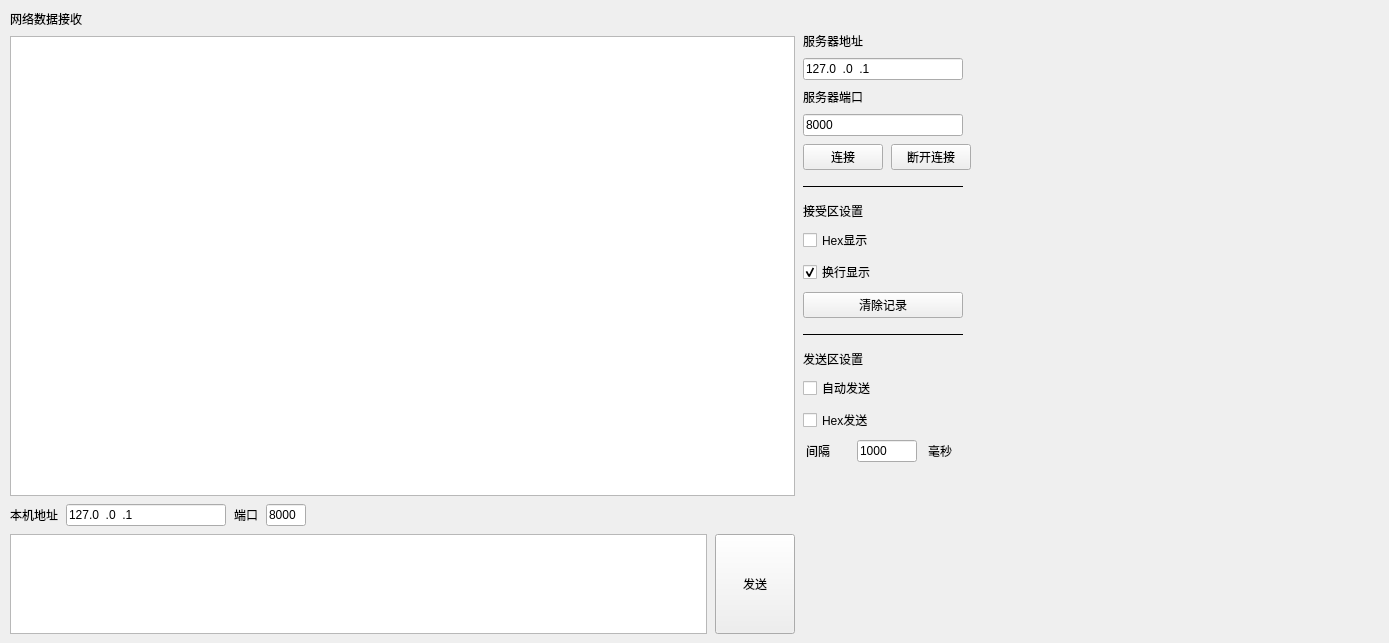
<?xml version="1.0" encoding="UTF-8"?>
<ui version="4.0">
 <class>Form_Client</class>
 <widget class="QWidget" name="Form_Client">
  <property name="geometry">
   <rect>
    <x>0</x>
    <y>0</y>
    <width>1389</width>
    <height>643</height>
   </rect>
  </property>
  <property name="windowTitle">
   <string>Form</string>
  </property>
  <widget class="QWidget" name="horizontalLayoutWidget">
   <property name="geometry">
    <rect>
     <x>10</x>
     <y>10</y>
     <width>961</width>
     <height>624</height>
    </rect>
   </property>
   <layout class="QHBoxLayout" name="layoutBase">
    <property name="spacing">
     <number>8</number>
    </property>
    <property name="leftMargin">
     <number>0</number>
    </property>
    <property name="topMargin">
     <number>0</number>
    </property>
    <property name="rightMargin">
     <number>0</number>
    </property>
    <property name="bottomMargin">
     <number>0</number>
    </property>
    <item>
     <layout class="QVBoxLayout" name="verticalLayout">
      <item>
       <widget class="QLabel" name="label_2">
        <property name="text">
         <string>网络数据接收</string>
        </property>
       </widget>
      </item>
      <item>
       <widget class="QTextEdit" name="edt_in">
        <property name="readOnly">
         <bool>false</bool>
        </property>
       </widget>
      </item>
      <item>
       <layout class="QHBoxLayout" name="horizontalLayout_2">
        <property name="sizeConstraint">
         <enum>QLayout::SetFixedSize</enum>
        </property>
        <item>
         <widget class="QLabel" name="lb_connectedList">
          <property name="maximumSize">
           <size>
            <width>160</width>
            <height>16777215</height>
           </size>
          </property>
          <property name="text">
           <string>本机地址</string>
          </property>
         </widget>
        </item>
        <item>
         <widget class="QLineEdit" name="edt_ip_2">
          <property name="minimumSize">
           <size>
            <width>160</width>
            <height>0</height>
           </size>
          </property>
          <property name="maximumSize">
           <size>
            <width>160</width>
            <height>16777215</height>
           </size>
          </property>
          <property name="locale">
           <locale language="Chinese" country="China"/>
          </property>
          <property name="inputMask">
           <string>000.000.000.000</string>
          </property>
          <property name="text">
           <string>127.0.0.1</string>
          </property>
         </widget>
        </item>
        <item>
         <widget class="QLabel" name="lb_connectedList_2">
          <property name="maximumSize">
           <size>
            <width>160</width>
            <height>16777215</height>
           </size>
          </property>
          <property name="text">
           <string>端口</string>
          </property>
         </widget>
        </item>
        <item>
         <widget class="QLineEdit" name="edt_port_2">
          <property name="minimumSize">
           <size>
            <width>40</width>
            <height>0</height>
           </size>
          </property>
          <property name="maximumSize">
           <size>
            <width>40</width>
            <height>16777215</height>
           </size>
          </property>
          <property name="locale">
           <locale language="Chinese" country="China"/>
          </property>
          <property name="inputMask">
           <string>99999</string>
          </property>
          <property name="text">
           <string>8000</string>
          </property>
         </widget>
        </item>
        <item>
         <spacer name="horizontalSpacer">
          <property name="orientation">
           <enum>Qt::Horizontal</enum>
          </property>
          <property name="sizeType">
           <enum>QSizePolicy::Expanding</enum>
          </property>
          <property name="sizeHint" stdset="0">
           <size>
            <width>40</width>
            <height>0</height>
           </size>
          </property>
         </spacer>
        </item>
       </layout>
      </item>
      <item>
       <layout class="QHBoxLayout" name="horizontalLayout">
        <item>
         <widget class="QTextEdit" name="edt_out">
          <property name="minimumSize">
           <size>
            <width>0</width>
            <height>100</height>
           </size>
          </property>
          <property name="maximumSize">
           <size>
            <width>16777215</width>
            <height>100</height>
           </size>
          </property>
         </widget>
        </item>
        <item>
         <widget class="QPushButton" name="pbtn_send">
          <property name="minimumSize">
           <size>
            <width>0</width>
            <height>100</height>
           </size>
          </property>
          <property name="text">
           <string>发送</string>
          </property>
         </widget>
        </item>
       </layout>
      </item>
     </layout>
    </item>
    <item>
     <layout class="QVBoxLayout" name="verticalLayout_2">
      <item>
       <widget class="QLabel" name="label_3">
        <property name="maximumSize">
         <size>
          <width>200</width>
          <height>16777215</height>
         </size>
        </property>
        <property name="text">
         <string/>
        </property>
       </widget>
      </item>
      <item>
       <widget class="QLabel" name="lb_ip">
        <property name="minimumSize">
         <size>
          <width>160</width>
          <height>0</height>
         </size>
        </property>
        <property name="maximumSize">
         <size>
          <width>160</width>
          <height>16777215</height>
         </size>
        </property>
        <property name="locale">
         <locale language="Chinese" country="China"/>
        </property>
        <property name="text">
         <string>服务器地址</string>
        </property>
       </widget>
      </item>
      <item>
       <widget class="QLineEdit" name="edt_ip">
        <property name="minimumSize">
         <size>
          <width>160</width>
          <height>0</height>
         </size>
        </property>
        <property name="maximumSize">
         <size>
          <width>160</width>
          <height>16777215</height>
         </size>
        </property>
        <property name="locale">
         <locale language="Chinese" country="China"/>
        </property>
        <property name="inputMask">
         <string>000.000.000.000</string>
        </property>
        <property name="text">
         <string>127.0.0.1</string>
        </property>
       </widget>
      </item>
      <item>
       <widget class="QLabel" name="lb_port">
        <property name="minimumSize">
         <size>
          <width>160</width>
          <height>0</height>
         </size>
        </property>
        <property name="maximumSize">
         <size>
          <width>160</width>
          <height>16777215</height>
         </size>
        </property>
        <property name="locale">
         <locale language="Chinese" country="China"/>
        </property>
        <property name="text">
         <string>服务器端口</string>
        </property>
       </widget>
      </item>
      <item>
       <widget class="QLineEdit" name="edt_port">
        <property name="minimumSize">
         <size>
          <width>160</width>
          <height>0</height>
         </size>
        </property>
        <property name="maximumSize">
         <size>
          <width>160</width>
          <height>16777215</height>
         </size>
        </property>
        <property name="locale">
         <locale language="Chinese" country="China"/>
        </property>
        <property name="inputMask">
         <string>99999</string>
        </property>
        <property name="text">
         <string>8000</string>
        </property>
       </widget>
      </item>
      <item>
       <layout class="QHBoxLayout" name="horizontalLayout_5">
        <item>
         <widget class="QPushButton" name="pbtn_connect">
          <property name="minimumSize">
           <size>
            <width>80</width>
            <height>0</height>
           </size>
          </property>
          <property name="maximumSize">
           <size>
            <width>80</width>
            <height>16777215</height>
           </size>
          </property>
          <property name="locale">
           <locale language="Chinese" country="China"/>
          </property>
          <property name="text">
           <string>连接</string>
          </property>
         </widget>
        </item>
        <item>
         <widget class="QPushButton" name="pbtn_close">
          <property name="minimumSize">
           <size>
            <width>80</width>
            <height>0</height>
           </size>
          </property>
          <property name="maximumSize">
           <size>
            <width>80</width>
            <height>16777215</height>
           </size>
          </property>
          <property name="locale">
           <locale language="Chinese" country="China"/>
          </property>
          <property name="text">
           <string>断开连接</string>
          </property>
         </widget>
        </item>
       </layout>
      </item>
      <item>
       <widget class="QLabel" name="label_7">
        <property name="minimumSize">
         <size>
          <width>160</width>
          <height>0</height>
         </size>
        </property>
        <property name="maximumSize">
         <size>
          <width>160</width>
          <height>16777215</height>
         </size>
        </property>
        <property name="locale">
         <locale language="Chinese" country="China"/>
        </property>
        <property name="frameShape">
         <enum>QFrame::HLine</enum>
        </property>
        <property name="text">
         <string/>
        </property>
       </widget>
      </item>
      <item>
       <widget class="QLabel" name="label_8">
        <property name="minimumSize">
         <size>
          <width>160</width>
          <height>0</height>
         </size>
        </property>
        <property name="maximumSize">
         <size>
          <width>160</width>
          <height>16777215</height>
         </size>
        </property>
        <property name="font">
         <font>
          <underline>false</underline>
          <strikeout>false</strikeout>
         </font>
        </property>
        <property name="locale">
         <locale language="Chinese" country="China"/>
        </property>
        <property name="frameShape">
         <enum>QFrame::NoFrame</enum>
        </property>
        <property name="frameShadow">
         <enum>QFrame::Plain</enum>
        </property>
        <property name="text">
         <string>接受区设置</string>
        </property>
       </widget>
      </item>
      <item>
       <widget class="QCheckBox" name="chk_showHexIn">
        <property name="minimumSize">
         <size>
          <width>160</width>
          <height>0</height>
         </size>
        </property>
        <property name="maximumSize">
         <size>
          <width>160</width>
          <height>16777215</height>
         </size>
        </property>
        <property name="locale">
         <locale language="Chinese" country="China"/>
        </property>
        <property name="text">
         <string>Hex显示</string>
        </property>
       </widget>
      </item>
      <item>
       <widget class="QCheckBox" name="checkBox_2">
        <property name="minimumSize">
         <size>
          <width>160</width>
          <height>0</height>
         </size>
        </property>
        <property name="maximumSize">
         <size>
          <width>160</width>
          <height>16777215</height>
         </size>
        </property>
        <property name="locale">
         <locale language="Chinese" country="China"/>
        </property>
        <property name="text">
         <string>换行显示</string>
        </property>
        <property name="checked">
         <bool>true</bool>
        </property>
       </widget>
      </item>
      <item>
       <widget class="QPushButton" name="pbtn_clearReadBuffer">
        <property name="minimumSize">
         <size>
          <width>160</width>
          <height>0</height>
         </size>
        </property>
        <property name="maximumSize">
         <size>
          <width>160</width>
          <height>16777215</height>
         </size>
        </property>
        <property name="locale">
         <locale language="Chinese" country="China"/>
        </property>
        <property name="text">
         <string>清除记录</string>
        </property>
       </widget>
      </item>
      <item>
       <widget class="QLabel" name="label_9">
        <property name="minimumSize">
         <size>
          <width>160</width>
          <height>0</height>
         </size>
        </property>
        <property name="maximumSize">
         <size>
          <width>160</width>
          <height>16777215</height>
         </size>
        </property>
        <property name="locale">
         <locale language="Chinese" country="China"/>
        </property>
        <property name="frameShape">
         <enum>QFrame::HLine</enum>
        </property>
        <property name="text">
         <string/>
        </property>
       </widget>
      </item>
      <item>
       <widget class="QLabel" name="label_10">
        <property name="minimumSize">
         <size>
          <width>160</width>
          <height>0</height>
         </size>
        </property>
        <property name="maximumSize">
         <size>
          <width>160</width>
          <height>16777215</height>
         </size>
        </property>
        <property name="locale">
         <locale language="Chinese" country="China"/>
        </property>
        <property name="text">
         <string>发送区设置</string>
        </property>
       </widget>
      </item>
      <item>
       <widget class="QCheckBox" name="chk_autoSend">
        <property name="minimumSize">
         <size>
          <width>160</width>
          <height>0</height>
         </size>
        </property>
        <property name="maximumSize">
         <size>
          <width>160</width>
          <height>16777215</height>
         </size>
        </property>
        <property name="locale">
         <locale language="Chinese" country="China"/>
        </property>
        <property name="text">
         <string>自动发送</string>
        </property>
       </widget>
      </item>
      <item>
       <widget class="QCheckBox" name="chk_showHexOut">
        <property name="minimumSize">
         <size>
          <width>160</width>
          <height>0</height>
         </size>
        </property>
        <property name="maximumSize">
         <size>
          <width>160</width>
          <height>16777215</height>
         </size>
        </property>
        <property name="locale">
         <locale language="Chinese" country="China"/>
        </property>
        <property name="text">
         <string>Hex发送</string>
        </property>
       </widget>
      </item>
      <item>
       <layout class="QHBoxLayout" name="horizontalLayout_3">
        <item>
         <widget class="QLabel" name="label">
          <property name="maximumSize">
           <size>
            <width>40</width>
            <height>16777215</height>
           </size>
          </property>
          <property name="text">
           <string>间隔</string>
          </property>
         </widget>
        </item>
        <item>
         <widget class="QLineEdit" name="edt_autoSend">
          <property name="maximumSize">
           <size>
            <width>60</width>
            <height>16777215</height>
           </size>
          </property>
          <property name="inputMask">
           <string>00000</string>
          </property>
          <property name="text">
           <string>1000</string>
          </property>
         </widget>
        </item>
        <item>
         <widget class="QLabel" name="label_4">
          <property name="maximumSize">
           <size>
            <width>40</width>
            <height>16777215</height>
           </size>
          </property>
          <property name="text">
           <string>毫秒</string>
          </property>
         </widget>
        </item>
       </layout>
      </item>
      <item>
       <spacer name="verticalSpacer">
        <property name="orientation">
         <enum>Qt::Vertical</enum>
        </property>
        <property name="sizeHint" stdset="0">
         <size>
          <width>20</width>
          <height>40</height>
         </size>
        </property>
       </spacer>
      </item>
     </layout>
    </item>
   </layout>
  </widget>
 </widget>
 <resources/>
 <connections/>
</ui>
